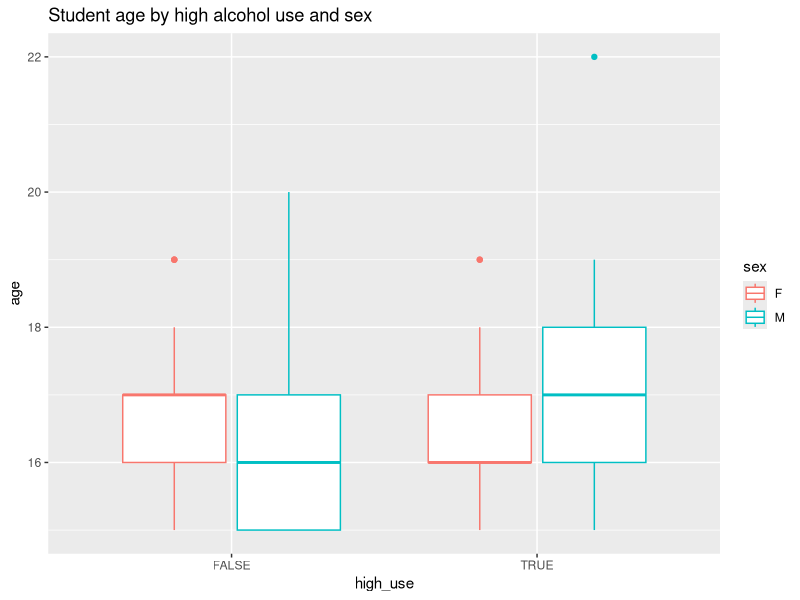
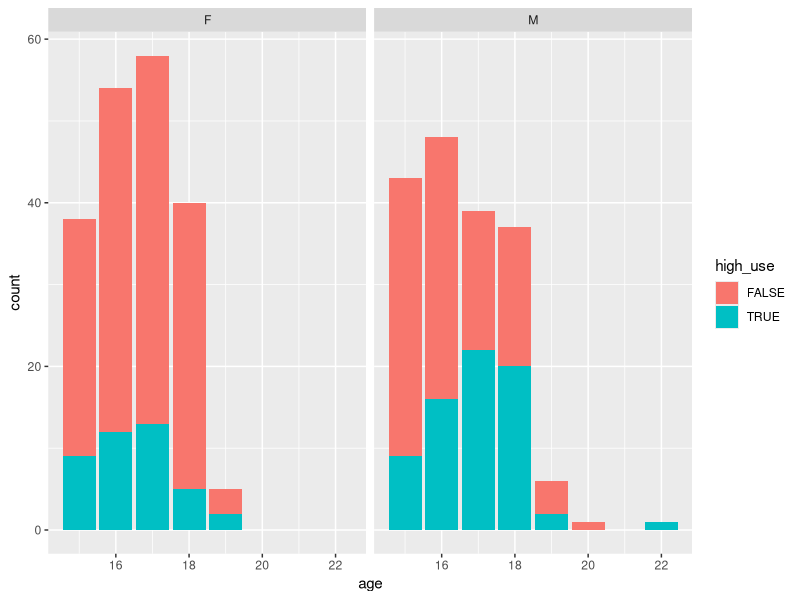
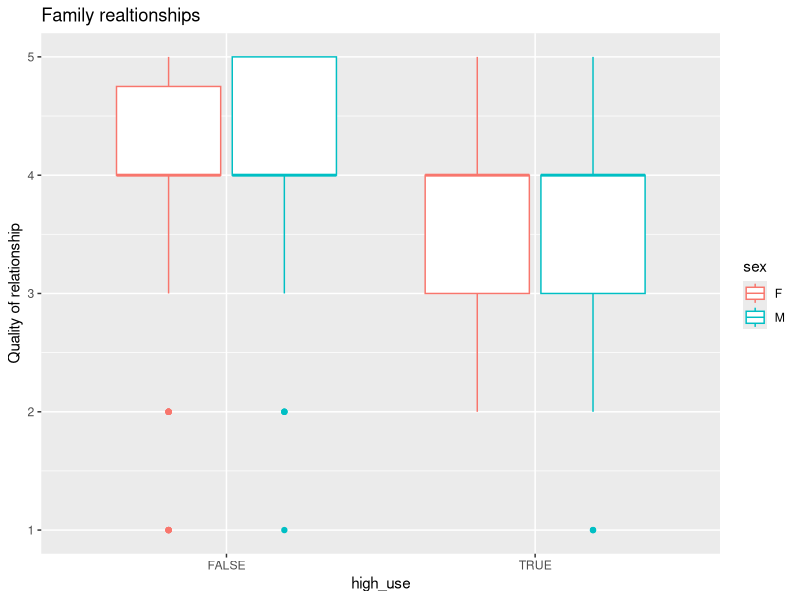
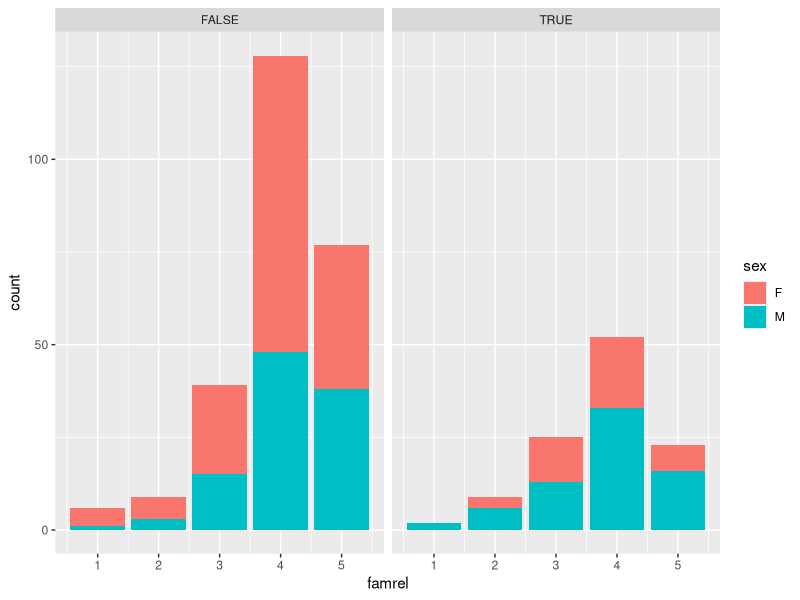
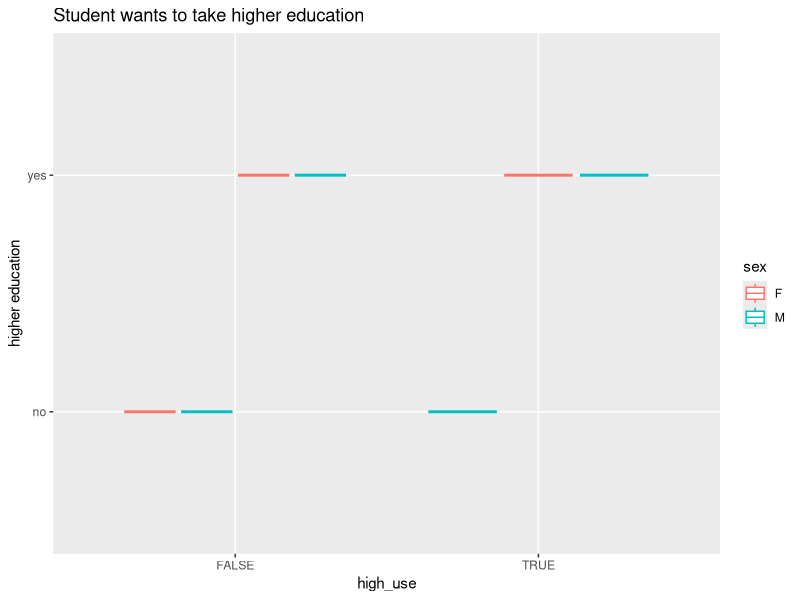
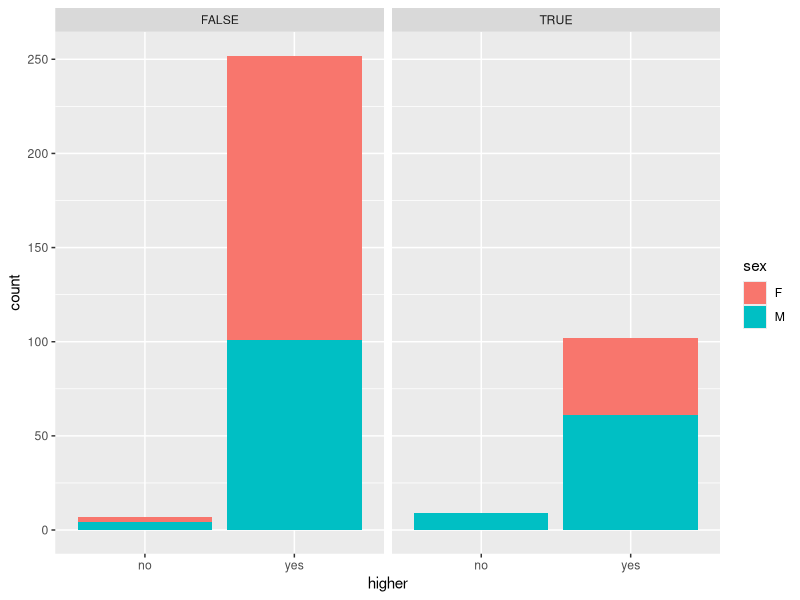
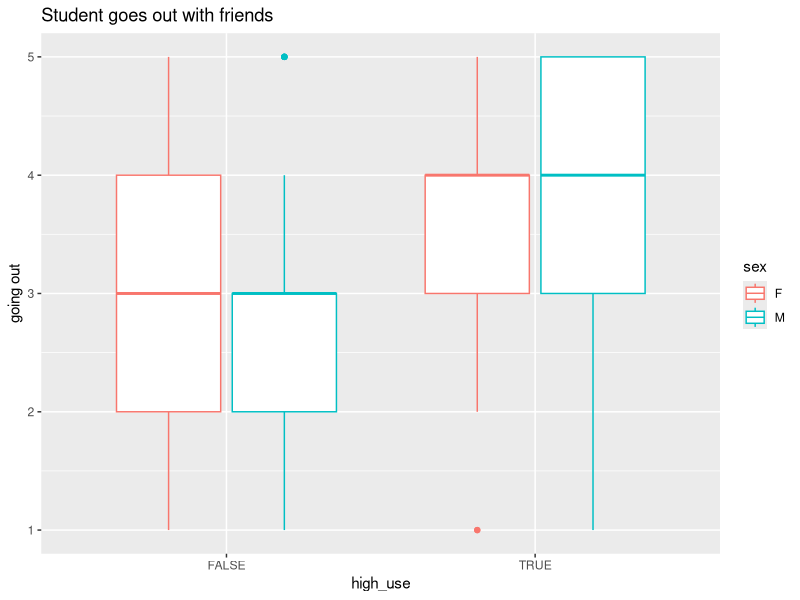
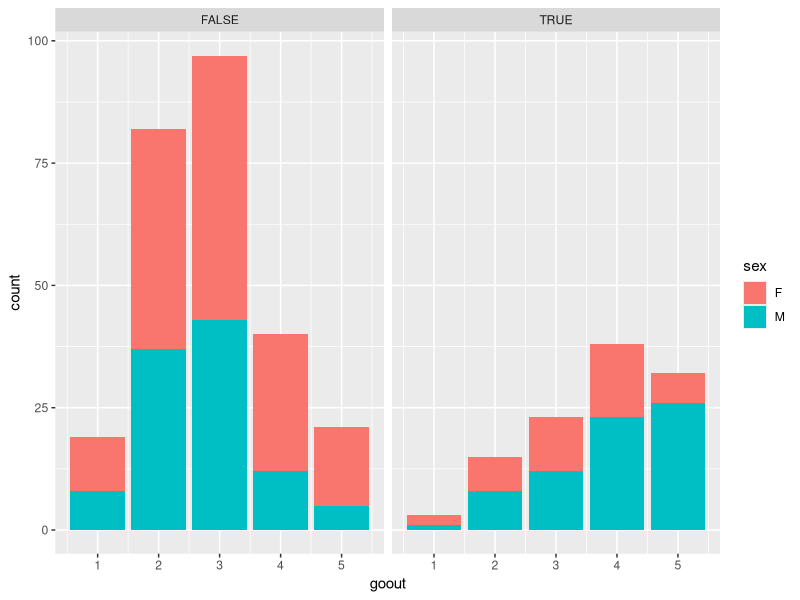

These charts were generated, in order, by the following R code:
## ---- chunk 1
alc <- read.csv("./Data/alc.csv")
colnames(alc)
## ---- chunk 2
library(dplyr); library(ggplot2)
summary(alc$age)
g1 <- ggplot(alc, aes(x = high_use, y = age, col = sex))
g1 + geom_boxplot() + ylab("age") +ggtitle("Student age by high alcohol use and sex")

g2 <- ggplot(data = alc, aes(x = age, fill=high_use))
g2 + geom_bar() + facet_wrap("sex")
## ---- chunk 3
summary(alc$famrel)
g3 <- ggplot(alc, aes(x = high_use, y = famrel, col = sex))
g3 + geom_boxplot() + ylab("Quality of relationship")+ggtitle("Family realtionships")
g4 <- ggplot(data = alc, aes(x = famrel, fill=sex))
g4 + geom_bar() + facet_wrap("high_use")
## ---- chunk 4
summary(alc$freetime)
g7 <- ggplot(alc, aes(x = high_use, y = higher, col = sex))
g7 + geom_boxplot() + ylab("higher education")+ggtitle("Student wants to take higher education")
g8 <- ggplot(data = alc, aes(x = higher, fill=sex))
g8 + geom_bar() + facet_wrap("high_use")
## ---- chunk 5
summary(alc$freetime)
g7 <- ggplot(alc, aes(x = high_use, y = goout, col = sex))
g7 + geom_boxplot() + ylab("going out")+ggtitle("Student goes out with friends")
g8 <- ggplot(data = alc, aes(x = goout, fill=sex))
g8 + geom_bar() + facet_wrap("high_use")
## ---- chunk 6
#Fitting a logistic regression model 
model1 <- glm(high_use ~ age + famrel + higher + goout, data = alc, family = "binomial")
#Printing out a summary of the model
summary(model1)
## ---- chunk 7
OR <- coef(model1) %>% exp
CI <- confint(model1) %>% exp
#Printing out the odds ratios with their confidence intervals
cbind(OR, CI)
## ---- chunk 8
#I will explore the predictive power of the model by using only the variables with a statistically significant relationship with alcohol consumption. 

#Predicting the probability of high_use
probabilities <- predict(model1, type = "response")

#Adding the predicted probabilities to 'alc'
alc <- mutate(alc, probability = probabilities)

# use the probabilities to make a prediction of high_use
alc <- mutate(alc, prediction = probability > 0.5)

## ---- chunk 9
# see the last ten original classes, predicted probabilities, and class predictions
select(alc, failures, absences, sex, high_use, probability, prediction) %>% tail(10)  
## ---- chunk 10

# tabulate the target variable versus the predictions
table(high_use = alc$high_use, prediction = alc$prediction)

# graphic visualizing of both the actual values and the predictions
g <- ggplot(alc, aes(x = probability, y = high_use,col=prediction))
g + geom_point()

## ---- chunk 11
#Tabulating the target variable versus the predictions
table(high_use = alc$high_use, prediction = alc$prediction) %>% prop.table() %>% addmargins()
## ---- chunk 12
# define a loss function (average prediction error)
loss_func <- function(class, prob) {
  n_wrong <- abs(class - prob) > 0.5
  mean(n_wrong)
}
# the average number of wrong predictions in the alc data
loss_func(class = alc$high_use, prob = 0)
loss_func(class = alc$high_use, prob = 1)
loss_func(class = alc$high_use, prob = alc$probability)
## ---- chunk 13
# K-fold cross-validation
library(boot)
cv <- cv.glm(data = alc, cost = loss_func, glmfit = model1, K = 10)
# average number of wrong predictions in the cross validation
cv$delta[1]
## ---- chunk 14
model2 <- glm(high_use ~ school + sex + age + Pstatus + Medu + Fedu + Mjob + Fjob + reason + nursery + internet + guardian + traveltime + studytime + failures + schoolsup + famsup + paid + activities + higher + romantic + famrel + freetime + goout + health + absences + G1 + G2+ G3, data = alc, family = "binomial")
cv <- cv.glm(data = alc, cost = loss_func, glmfit = model2, K = 10)
# average number of wrong predictions in the cross validation
cv$delta[1]
## ---- chunk 15
my_model5 <- glm(high_use ~ sex + age + internet + guardian + traveltime + studytime + failures + schoolsup + famsup + paid + activities + higher + romantic + famrel + freetime + goout + health + absences + G1 + G2+ G3, data = alc, family = "binomial")
cv <- cv.glm(data = alc, cost = loss_func, glmfit = my_model5, K = 10)
# average number of wrong predictions in the cross validation
cv$delta[1]
## ---- chunk 16
my_model6 <- glm(high_use ~ studytime + famsup + activities + goout + absences, data = alc, family = "binomial")
cv <- cv.glm(data = alc, cost = loss_func, glmfit = my_model6, K = 10)
# average number of wrong predictions in the cross validation
cv$delta[1]
